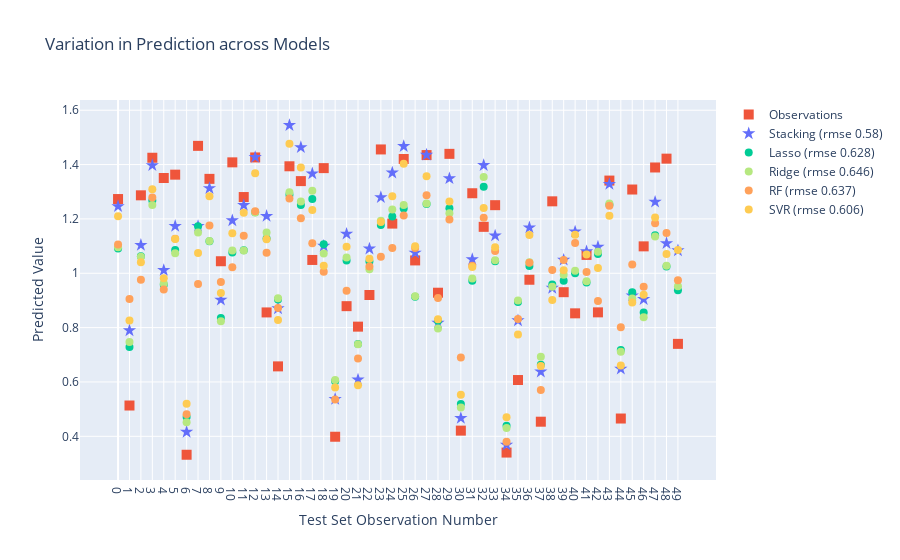

Here is the notebook cell this chart was saved with:
### Code cell
reg_stack = StackingRegressor(estimators=[("Lasso", reg1), ("Ridge", reg2), ("RF", reg3), ("SVR", reg4)], final_estimator=LassoCV())
reg_stack.fit(X,y)
# Obtain predictions & metric
preds.append(reg_stack.predict(X_test).reshape(-1))
rmses.append(round(mean_squared_error(y_test, preds[-1],squared=False) / np.std(np.array(y_test)),3))
# Plot predictions
fig = go.Figure()
fig.add_trace(go.Scatter(x=xgrid,y=y_test.values.flatten(),name='Observations',mode='markers',marker=dict(symbol='square',size=10,color=px.colors.qualitative.Plotly[1])))
fig.add_trace(go.Scatter(x=xgrid,y=preds[-1],name=f'Stacking (rmse {rmses[-1]})',mode='markers',marker=dict(symbol='star',size=10,color=px.colors.qualitative.Plotly[0])))
fig.add_trace(go.Scatter(x=xgrid,y=preds[1],name=f'Lasso (rmse {rmses[1]})',mode='markers',marker=dict(size=8,color=px.colors.qualitative.Plotly[2])))
fig.add_trace(go.Scatter(x=xgrid,y=preds[2],name=f'Ridge (rmse {rmses[2]})',mode='markers',marker=dict(size=8,color=px.colors.qualitative.Plotly[7])))
fig.add_trace(go.Scatter(x=xgrid,y=preds[3],name=f'RF (rmse {rmses[3]})',mode='markers',marker=dict(size=8,color=px.colors.qualitative.Plotly[4])))
fig.add_trace(go.Scatter(x=xgrid,y=preds[4],name=f'SVR (rmse {rmses[4]})',mode='markers',marker=dict(size=8,color=px.colors.qualitative.Plotly[9])))
fig.update_layout(xaxis = dict(tickmode = 'array',tickvals = xgrid),xaxis_title="Test Set Observation Number",yaxis_title="Predicted Value",title='Variation in Prediction across Models')
fig.show()

### Figure 1 — Plotly figure (JSON) as saved in the notebook; plotly's stock layout.template omitted (floating-point values rounded to 4 significant figures)
{"data": [{"marker": {"color": "#EF553B", "size": 10, "symbol": "square"}, "mode": "markers", "name": "Observations", "type": "scatter", "x": [0, 1, 2, 3, 4, 5, 6, 7, 8, 9, 10, 11, 12, 13, 14, 15, 16, 17, 18, 19, 20, 21, 22, 23, 24, 25, 26, 27, 28, 29, 30, 31, 32, 33, 34, 35, 36, 37, 38, 39, 40, 41, 42, 43, 44, 45, 46, 47, 48, 49], "y": [1.273, 0.5133, 1.287, 1.425, 1.351, 1.363, 0.3321, 1.469, 1.347, 1.044, 1.408, 1.281, 1.426, 0.8559, 0.6573, 1.394, 1.339, 1.049, 1.387, 0.3984, 0.879, 0.8036, 0.92, 1.456, 1.183, 1.421, 1.047, 1.435, 0.9285, 1.439, 0.4209, 1.295, 1.171, 1.251, 0.3402, 0.6071, 0.9761, 0.4538, 1.265, 0.9304, 0.8525, 1.068, 0.8562, 1.341, 0.4655, 1.308, 1.099, 1.389, 1.422, 0.7402]}, {"marker": {"color": "#636EFA", "size": 10, "symbol": "star"}, "mode": "markers", "name": "Stacking (rmse 0.58)", "type": "scatter", "x": [0, 1, 2, 3, 4, 5, 6, 7, 8, 9, 10, 11, 12, 13, 14, 15, 16, 17, 18, 19, 20, 21, 22, 23, 24, 25, 26, 27, 28, 29, 30, 31, 32, 33, 34, 35, 36, 37, 38, 39, 40, 41, 42, 43, 44, 45, 46, 47, 48, 49], "y": [1.246, 0.7895, 1.104, 1.397, 1.011, 1.174, 0.4159, 1.173, 1.313, 0.9023, 1.194, 1.25, 1.427, 1.211, 0.8704, 1.545, 1.463, 1.367, 1.1, 0.5371, 1.145, 0.6081, 1.09, 1.28, 1.37, 1.467, 1.075, 1.436, 0.8175, 1.349, 0.4667, 1.051, 1.397, 1.138, 0.3683, 0.8262, 1.168, 0.6377, 0.9459, 1.049, 1.153, 1.08, 1.097, 1.328, 0.6483, 0.9179, 0.9044, 1.263, 1.11, 1.084]}, {"marker": {"color": "#00CC96", "size": 8}, "mode": "markers", "name": "Lasso (rmse 0.628)", "type": "scatter", "x": [0, 1, 2, 3, 4, 5, 6, 7, 8, 9, 10, 11, 12, 13, 14, 15, 16, 17, 18, 19, 20, 21, 22, 23, 24, 25, 26, 27, 28, 29, 30, 31, 32, 33, 34, 35, 36, 37, 38, 39, 40, 41, 42, 43, 44, 45, 46, 47, 48, 49], "y": [1.091, 0.7288, 1.063, 1.268, 0.9576, 1.086, 0.4713, 1.173, 1.118, 0.8357, 1.076, 1.085, 1.225, 1.128, 0.9031, 1.289, 1.251, 1.274, 1.106, 0.6024, 1.047, 0.7394, 1.044, 1.178, 1.209, 1.239, 0.9133, 1.255, 0.8253, 1.239, 0.5188, 0.9726, 1.318, 1.044, 0.4384, 0.8947, 1.027, 0.6635, 0.9584, 0.9725, 1.0, 0.9659, 1.071, 1.253, 0.7178, 0.9304, 0.8559, 1.14, 1.025, 0.9376]}, {"marker": {"color": "#B6E880", "size": 8}, "mode": "markers", "name": "Ridge (rmse 0.646)", "type": "scatter", "x": [0, 1, 2, 3, 4, 5, 6, 7, 8, 9, 10, 11, 12, 13, 14, 15, 16, 17, 18, 19, 20, 21, 22, 23, 24, 25, 26, 27, 28, 29, 30, 31, 32, 33, 34, 35, 36, 37, 38, 39, 40, 41, 42, 43, 44, 45, 46, 47, 48, 49], "y": [1.095, 0.7474, 1.06, 1.251, 0.9625, 1.073, 0.452, 1.15, 1.119, 0.8239, 1.084, 1.084, 1.224, 1.15, 0.9084, 1.298, 1.264, 1.304, 1.073, 0.6069, 1.058, 0.7386, 1.014, 1.194, 1.234, 1.252, 0.9156, 1.257, 0.7969, 1.22, 0.5056, 0.9806, 1.354, 1.048, 0.4305, 0.8995, 1.04, 0.6927, 0.9504, 0.9944, 1.01, 0.9706, 1.079, 1.257, 0.7108, 0.9072, 0.838, 1.135, 1.028, 0.9526]}, {"marker": {"color": "#FFA15A", "size": 8}, "mode": "markers", "name": "RF (rmse 0.637)", "type": "scatter", "x": [0, 1, 2, 3, 4, 5, 6, 7, 8, 9, 10, 11, 12, 13, 14, 15, 16, 17, 18, 19, 20, 21, 22, 23, 24, 25, 26, 27, 28, 29, 30, 31, 32, 33, 34, 35, 36, 37, 38, 39, 40, 41, 42, 43, 44, 45, 46, 47, 48, 49], "y": [1.106, 0.9057, 0.976, 1.279, 0.9399, 1.127, 0.4808, 0.9608, 1.175, 0.9675, 1.022, 1.138, 1.228, 1.076, 0.8717, 1.275, 1.202, 1.111, 1.006, 0.5355, 0.9358, 0.686, 1.025, 1.061, 1.093, 1.212, 1.093, 1.287, 0.9085, 1.198, 0.6897, 1.027, 1.204, 1.082, 0.3798, 0.8319, 1.039, 0.5707, 1.012, 1.049, 1.112, 1.005, 0.8978, 1.249, 0.8016, 1.032, 0.9501, 1.184, 1.148, 0.9744]}, {"marker": {"color": "#FECB52", "size": 8}, "mode": "markers", "name": "SVR (rmse 0.606)", "type": "scatter", "x": [0, 1, 2, 3, 4, 5, 6, 7, 8, 9, 10, 11, 12, 13, 14, 15, 16, 17, 18, 19, 20, 21, 22, 23, 24, 25, 26, 27, 28, 29, 30, 31, 32, 33, 34, 35, 36, 37, 38, 39, 40, 41, 42, 43, 44, 45, 46, 47, 48, 49], "y": [1.21, 0.8264, 1.041, 1.309, 0.9816, 1.126, 0.5202, 1.075, 1.283, 0.9273, 1.147, 1.223, 1.368, 1.125, 0.8279, 1.476, 1.39, 1.233, 1.028, 0.58, 1.098, 0.5878, 1.053, 1.189, 1.284, 1.403, 1.099, 1.357, 0.8311, 1.264, 0.5528, 1.023, 1.24, 1.096, 0.4704, 0.7743, 1.141, 0.6583, 0.9015, 1.011, 1.141, 1.069, 1.02, 1.212, 0.6605, 0.8927, 0.9208, 1.205, 1.071, 1.086]}], "layout": {"title": {"text": "Variation in Prediction across Models"}, "xaxis": {"tickmode": "array", "tickvals": [0, 1, 2, 3, 4, 5, 6, 7, 8, 9, 10, 11, 12, 13, 14, 15, 16, 17, 18, 19, 20, 21, 22, 23, 24, 25, 26, 27, 28, 29, 30, 31, 32, 33, 34, 35, 36, 37, 38, 39, 40, 41, 42, 43, 44, 45, 46, 47, 48, 49], "title": {"text": "Test Set Observation Number"}}, "yaxis": {"title": {"text": "Predicted Value"}}}}
